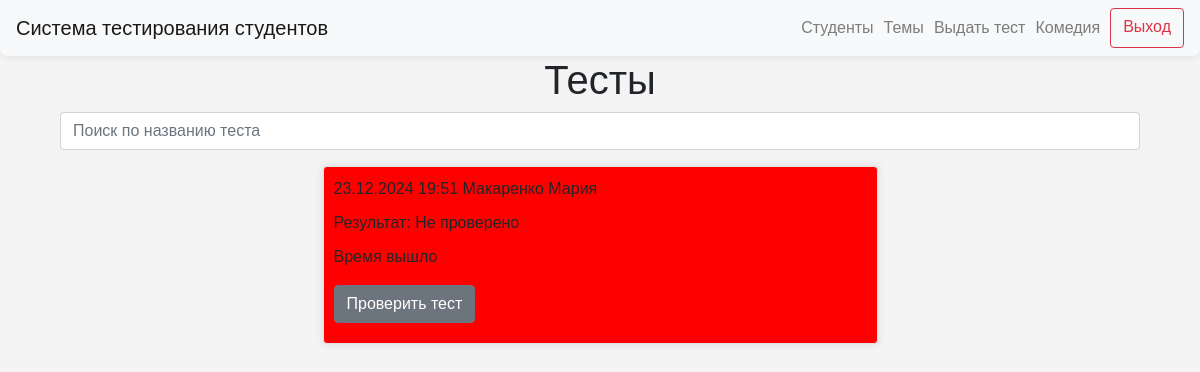
Page /tests/2 (signed in) on the earlier database version.
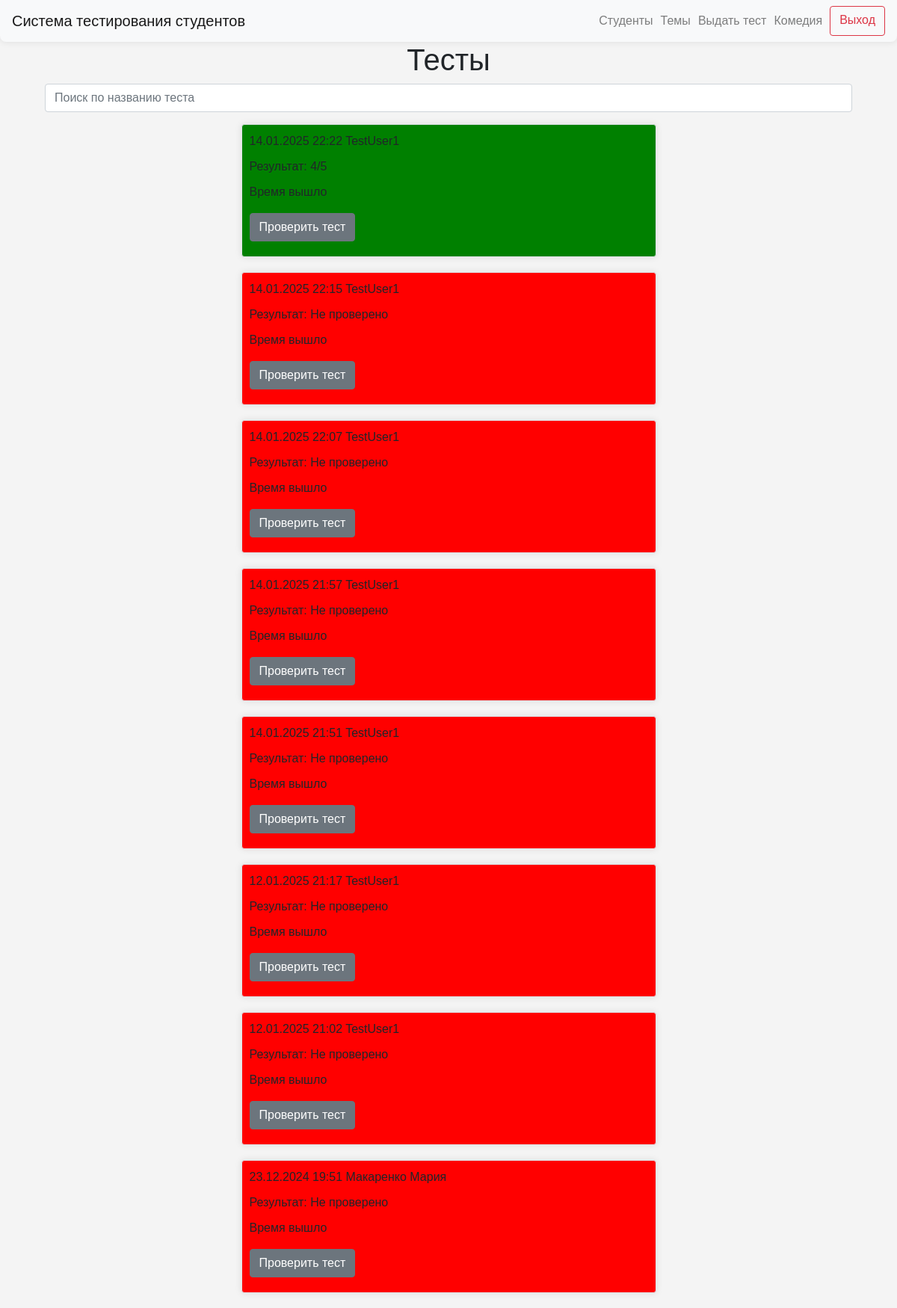
Same page on the later database version.
### data/users.py (models this page shows)
class User(SqlAlchemyBase, UserMixin, SerializerMixin):
    __tablename__ = "users"
    id = sqlalchemy.Column(
        sqlalchemy.Integer,
        primary_key=True,
        autoincrement=True,
    )
    name = sqlalchemy.Column(
        sqlalchemy.String,
        nullable=True,
    )
    group_id = sqlalchemy.Column(
        sqlalchemy.Integer,
        sqlalchemy.ForeignKey(
            "groups.id",
            ondelete="CASCADE",
        ),
        nullable=False,
    )
    date_of_birth = sqlalchemy.Column(
        sqlalchemy.Date,
        nullable=False,
    )
    user_level = sqlalchemy.Column(
        sqlalchemy.String,
        default="student",
    )

### data/blitz_tests.py (models this page shows)
class BlitzTest(SqlAlchemyBase, UserMixin, SerializerMixin):
    __tablename__ = "blitz_tests"
    id = sqlalchemy.Column(sqlalchemy.Integer,
                           primary_key=True, autoincrement=True)
    date = sqlalchemy.Column(sqlalchemy.DateTime, default=datetime.datetime.now)
    question_1 = sqlalchemy.Column(sqlalchemy.Integer, sqlalchemy.ForeignKey("questions.id"))
    question_2 = sqlalchemy.Column(sqlalchemy.Integer, sqlalchemy.ForeignKey("questions.id"))
    question_3 = sqlalchemy.Column(sqlalchemy.Integer, sqlalchemy.ForeignKey("questions.id"))
    question_4 = sqlalchemy.Column(sqlalchemy.Integer, sqlalchemy.ForeignKey("questions.id"))
    question_5 = sqlalchemy.Column(sqlalchemy.Integer, sqlalchemy.ForeignKey("questions.id"))
    answer_1 = sqlalchemy.Column(sqlalchemy.String, nullable=True)
    answer_2 = sqlalchemy.Column(sqlalchemy.String, nullable=True)
    answer_3 = sqlalchemy.Column(sqlalchemy.String, nullable=True)
    answer_4 = sqlalchemy.Column(sqlalchemy.String, nullable=True)
    answer_5 = sqlalchemy.Column(sqlalchemy.String, nullable=True)
    comment_1 = sqlalchemy.Column(sqlalchemy.String, nullable=True)
    comment_2 = sqlalchemy.Column(sqlalchemy.String, nullable=True)
    comment_3 = sqlalchemy.Column(sqlalchemy.String, nullable=True)
    comment_4 = sqlalchemy.Column(sqlalchemy.String, nullable=True)
    comment_5 = sqlalchemy.Column(sqlalchemy.String, nullable=True)
    result_answer_1 = sqlalchemy.Column(sqlalchemy.Boolean, nullable=True)
    result_answer_2 = sqlalchemy.Column(sqlalchemy.Boolean, nullable=True)
    result_answer_3 = sqlalchemy.Column(sqlalchemy.Boolean, nullable=True)
    result_answer_4 = sqlalchemy.Column(sqlalchemy.Boolean, nullable=True)
    result_answer_5 = sqlalchemy.Column(sqlalchemy.Boolean, nullable=True)
    student = sqlalchemy.Column(sqlalchemy.Integer, sqlalchemy.ForeignKey("users.id"))

### server.py (the view)
@app.route("/tests/<int:group_id>")
def tests_by_group(group_id):
    if not current_user.is_authenticated:
        return redirect("/authentication")
    if current_user.user_level == "student":
        return abort(404)
    db_sess = db_session.create_session()
    query_for_admin = select(BlitzTest, User).join(User, BlitzTest.student == User.id).where(User.group_id == group_id)
    tests_admin = db_sess.execute(query_for_admin).fetchall()
    date_time = datetime.datetime.now()
    results = []
    for test in tests_admin:
        test = test[0]
        test_results = 0
        if test.result_answer_1 == 1:
            test_results += 1
        if test.result_answer_2 == 1:
            test_results += 1
        if test.result_answer_3 == 1:
            test_results += 1
        if test.result_answer_4 == 1:
            test_results += 1
        if test.result_answer_5 == 1:
            test_results += 1
        if None in [
            test.result_answer_1,
            test.result_answer_2,
            test.result_answer_3,
            test.result_answer_4,
            test.result_answer_5,
        ]:
            results.append("Не проверено")
        else:
            results.append(f"{test_results}/5")
    tests_and_results = zip(tests_admin, results)
    return render_template(
        "index_admin.html",
        date_time=date_time,
        tests_and_results=tests_and_results,
        title="Главная",
    )

### data/db_session.py (called while the page is built)
def create_session() -> Session:
    global __factory
    return __factory()

### server.py (called while the page is built)
@login_manager.user_loader
def load_user(user_id):
    db_sess = db_session.create_session()
    return db_sess.query(User).get(user_id)

### templates/index_admin.html (shortened to what this page needs)
{% extends "base.html" %}
{% block content %}
<div class="container text-center">
    <h1>Тесты</h1>
</div>
<div class="container">
    <input type="text" id="searchInput" class="form-control mb-3" placeholder="Поиск по названию теста">
</div>
{% for test, result in tests_and_results|reverse %}
<div class="col-md-6 border rounded mx-auto custom-div" style="margin-bottom: 20px; padding: 10px; background-color: {% if result == 'Не проверено' %} red; {% else %} green; {% endif %}">
    <p class="text-left" style="margin-bottom: 10px;">{{ test[0].date.strftime("%d.%m.%Y %H:%M") }} {{ test[1].name }}</p>
    <div>
        {% if (date_time - test[0].date).total_seconds() > 300 %}
            <p class="text-left" style="margin-bottom: 10px;">Результат: {{ result }}</p>
            <p>Время вышло</p>
            <a href="{{ url_for('test_result', test_id=test[0].id) }}">
                <button type="button" style="margin-bottom: 10px;" class="btn btn-secondary">Проверить тест</button>
            </a>
        {% else %}
            <a href="{{ url_for('start_test', test_id=test[0].id) }}">
                <button type="button" style="margin-bottom: 10px;" class="btn btn-primary">Посмотреть тест</button>
            </a>
        {% endif %}
    </div>
</div>
{% endfor %}
{% endblock %}

### templates/base.html (shortened to what this page needs)
<!doctype html>
<html lang="en">
<head>
    <link rel="stylesheet"
          href="https://stackpath.bootstrapcdn.com/bootstrap/4.4.1/css/bootstrap.min.css"
>
    <link rel="stylesheet" type="text/css" href="../static/css/style.css">
</head>
<body>
<header>
    <nav class="navbar navbar-light bg-light custom-navbar">
        <a class="navbar-brand" href="/">Система тестирования студентов</a>
        {% if current_user.is_authenticated %}
        <div class="d-flex flex-row-reverse">
            <a class="btn btn-outline-danger spaced-element" style="margin-left: 10px; text-align: center;"
               href="/logout">Выход</a>
            {% if current_user.user_level == 'admin' %}
            <a class="navbar-text" style="margin-left: 10px; text-align: center;">{{ current_user.name }}</a>
            <a class="navbar-text" style="margin-left: 10px; text-align: center;" href="/select_group_for_test">Выдать тест</a>
            <a class="navbar-text" style="margin-left: 10px; text-align: center;" href="/topics">Темы</a>
            <a class="navbar-text" style="margin-left: 10px; text-align: center;" href="/groups">Студенты</a>
            {% else %}
            <a class="navbar-text" style="margin-left: 10px; text-align: center;" href="{{ url_for('personal_cabinet', user_id=current_user.id) }}">{{ current_user.name }}</a>
            {% endif %}
        </div>
        {% endif %}
    </nav>
</header>
<main role="main" class="container">
    {% block content %}
    {% endblock %}
</main>
</body>
</html>

### static/css/style.css (style rules this page uses)
body { font-family: Arial, sans-serif; margin: 0; padding: 0; background-color: #f4f4f4; }
.custom-div { width: 80%; margin: 0 auto; padding: 20px; background-color: #f8f9fa; border-radius: 0 0 8px 8px; box-shadow: 0 0 10px rgba(0,0,0,0.1); }
.custom-navbar { margin: 0 auto; background-color: #f8f9fa; border-radius: 0 0 8px 8px; box-shadow: 0 0 10px rgba(0,0,0,0.1); }

Differences in the rows shown:
added BlitzTest: date "14.01.2025 22:22"
added User: name "TestUser1" "TestUser1" "TestUser1" "TestUser1" "TestUser1" "TestUser1" "TestUser1"
added BlitzTest: date "14.01.2025 22:15"
added BlitzTest: date "14.01.2025 22:07"
added BlitzTest: date "14.01.2025 21:57"
added BlitzTest: date "14.01.2025 21:51"
added BlitzTest: date "12.01.2025 21:17"
added BlitzTest: date "12.01.2025 21:02"
Other differences:
new list line: "Результат: 4/5 Время вышло Проверить тест"
new list line: "Результат: Не проверено Время вышло Проверить тест"
